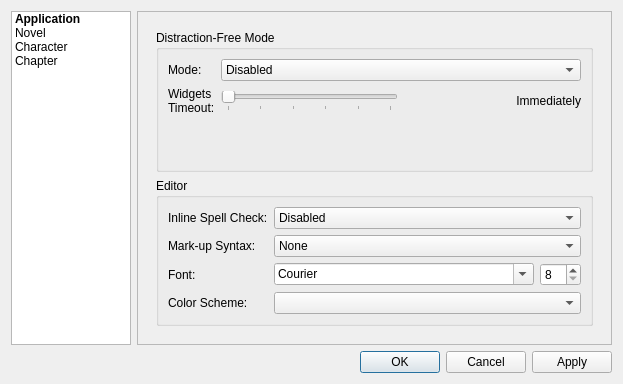
<?xml version="1.0" encoding="UTF-8"?>
<ui version="4.0">
 <class>PreferencesDialog</class>
 <widget class="QDialog" name="PreferencesDialog">
  <property name="geometry">
   <rect>
    <x>0</x>
    <y>0</y>
    <width>623</width>
    <height>384</height>
   </rect>
  </property>
  <property name="windowTitle">
   <string>Dialog</string>
  </property>
  <layout class="QVBoxLayout" name="verticalLayout">
   <item>
    <layout class="QGridLayout" name="gridLayout">
     <item row="1" column="1">
      <widget class="QDialogButtonBox" name="preferencesButtonBox">
       <property name="orientation">
        <enum>Qt::Horizontal</enum>
       </property>
       <property name="standardButtons">
        <set>QDialogButtonBox::Apply|QDialogButtonBox::Cancel|QDialogButtonBox::Ok</set>
       </property>
      </widget>
     </item>
     <item row="0" column="0">
      <widget class="QListWidget" name="listWidget">
       <property name="sizePolicy">
        <sizepolicy hsizetype="Maximum" vsizetype="Expanding">
         <horstretch>0</horstretch>
         <verstretch>0</verstretch>
        </sizepolicy>
       </property>
       <property name="maximumSize">
        <size>
         <width>120</width>
         <height>16777215</height>
        </size>
       </property>
       <item>
        <property name="text">
         <string>Application</string>
        </property>
        <property name="font">
         <font>
          <weight>75</weight>
          <bold>true</bold>
         </font>
        </property>
        <property name="flags">
         <set>ItemIsSelectable|ItemIsUserCheckable|ItemIsEnabled</set>
        </property>
       </item>
       <item>
        <property name="text">
         <string>Novel</string>
        </property>
        <property name="flags">
         <set>ItemIsSelectable|ItemIsUserCheckable|ItemIsEnabled</set>
        </property>
       </item>
       <item>
        <property name="text">
         <string>Character</string>
        </property>
        <property name="flags">
         <set>ItemIsSelectable|ItemIsUserCheckable|ItemIsEnabled</set>
        </property>
       </item>
       <item>
        <property name="text">
         <string>Chapter</string>
        </property>
       </item>
      </widget>
     </item>
     <item row="0" column="1">
      <widget class="QScrollArea" name="scrollArea">
       <property name="widgetResizable">
        <bool>true</bool>
       </property>
       <widget class="QWidget" name="scrollAreaWidgetContents">
        <property name="geometry">
         <rect>
          <x>0</x>
          <y>0</y>
          <width>475</width>
          <height>329</height>
         </rect>
        </property>
        <layout class="QVBoxLayout" name="verticalLayout_7">
         <item>
          <widget class="QStackedWidget" name="stackedWidget">
           <property name="currentIndex">
            <number>3</number>
           </property>
           <widget class="QWidget" name="page_Application">
            <layout class="QVBoxLayout" name="verticalLayout_4">
             <item>
              <widget class="QGroupBox" name="groupBox">
               <property name="title">
                <string>Loading &amp;&amp; Saving</string>
               </property>
               <layout class="QVBoxLayout" name="verticalLayout_8">
                <item>
                 <layout class="QFormLayout" name="formLayout_3">
                  <item row="2" column="0" colspan="2">
                   <widget class="QCheckBox" name="openLastProject">
                    <property name="text">
                     <string>Open last project when application loads.</string>
                    </property>
                   </widget>
                  </item>
                  <item row="1" column="0" colspan="2">
                   <layout class="QFormLayout" name="formLayout_4">
                    <item row="1" column="1">
                     <layout class="QHBoxLayout" name="horizontalLayout_4">
                      <item>
                       <widget class="QLineEdit" name="defaultProjectDirectory">
                        <property name="readOnly">
                         <bool>true</bool>
                        </property>
                       </widget>
                      </item>
                      <item>
                       <widget class="QPushButton" name="chooseDefaultProjectDirectory">
                        <property name="text">
                         <string>Choose...</string>
                        </property>
                       </widget>
                      </item>
                     </layout>
                    </item>
                   </layout>
                  </item>
                  <item row="0" column="0" colspan="2">
                   <widget class="QLabel" name="label_7">
                    <property name="text">
                     <string>Default Project Directory</string>
                    </property>
                   </widget>
                  </item>
                 </layout>
                </item>
               </layout>
              </widget>
             </item>
            </layout>
           </widget>
           <widget class="QWidget" name="page_Novel_2"/>
           <widget class="QWidget" name="page_character_2">
            <layout class="QHBoxLayout" name="horizontalLayout_6">
             <item>
              <layout class="QFormLayout" name="formLayout_2">
               <item row="0" column="0" colspan="2">
                <widget class="QLabel" name="label_4">
                 <property name="text">
                  <string>Default Headshot Directory</string>
                 </property>
                </widget>
               </item>
               <item row="1" column="0" colspan="2">
                <layout class="QHBoxLayout" name="horizontalLayout_5">
                 <item>
                  <widget class="QLineEdit" name="lineEdit">
                   <property name="sizePolicy">
                    <sizepolicy hsizetype="Minimum" vsizetype="Fixed">
                     <horstretch>0</horstretch>
                     <verstretch>0</verstretch>
                    </sizepolicy>
                   </property>
                  </widget>
                 </item>
                 <item>
                  <widget class="QPushButton" name="setDefaultHeadshotDirectory">
                   <property name="sizePolicy">
                    <sizepolicy hsizetype="Maximum" vsizetype="Fixed">
                     <horstretch>0</horstretch>
                     <verstretch>0</verstretch>
                    </sizepolicy>
                   </property>
                   <property name="text">
                    <string>PushButton</string>
                   </property>
                  </widget>
                 </item>
                </layout>
               </item>
              </layout>
             </item>
            </layout>
           </widget>
           <widget class="QWidget" name="page_Chapter">
            <layout class="QVBoxLayout" name="verticalLayout_2">
             <item>
              <layout class="QVBoxLayout" name="verticalLayout_3">
               <item>
                <widget class="QGroupBox" name="groupBox_2">
                 <property name="title">
                  <string>Distraction-Free Mode</string>
                 </property>
                 <layout class="QVBoxLayout" name="verticalLayout_5">
                  <item>
                   <layout class="QFormLayout" name="formLayout">
                    <item row="0" column="0">
                     <widget class="QLabel" name="label">
                      <property name="text">
                       <string>Mode:</string>
                      </property>
                     </widget>
                    </item>
                    <item row="0" column="1">
                     <widget class="QComboBox" name="distractionFreeMode">
                      <item>
                       <property name="text">
                        <string>Disabled</string>
                       </property>
                      </item>
                      <item>
                       <property name="text">
                        <string>Windowed</string>
                       </property>
                      </item>
                      <item>
                       <property name="text">
                        <string>Full-Screen</string>
                       </property>
                      </item>
                     </widget>
                    </item>
                    <item row="1" column="0">
                     <widget class="QLabel" name="label_2">
                      <property name="text">
                       <string>Widgets
Timeout:</string>
                      </property>
                     </widget>
                    </item>
                    <item row="1" column="1">
                     <layout class="QHBoxLayout" name="horizontalLayout">
                      <item>
                       <widget class="QSlider" name="widgetTimeout">
                        <property name="sizePolicy">
                         <sizepolicy hsizetype="Expanding" vsizetype="Fixed">
                          <horstretch>0</horstretch>
                          <verstretch>0</verstretch>
                         </sizepolicy>
                        </property>
                        <property name="maximum">
                         <number>5</number>
                        </property>
                        <property name="orientation">
                         <enum>Qt::Horizontal</enum>
                        </property>
                        <property name="invertedAppearance">
                         <bool>false</bool>
                        </property>
                        <property name="tickPosition">
                         <enum>QSlider::TicksBelow</enum>
                        </property>
                       </widget>
                      </item>
                      <item>
                       <widget class="QLabel" name="widgetTimeoutValue">
                        <property name="sizePolicy">
                         <sizepolicy hsizetype="Expanding" vsizetype="Preferred">
                          <horstretch>0</horstretch>
                          <verstretch>0</verstretch>
                         </sizepolicy>
                        </property>
                        <property name="maximumSize">
                         <size>
                          <width>200</width>
                          <height>16777215</height>
                         </size>
                        </property>
                        <property name="text">
                         <string>Immediately</string>
                        </property>
                        <property name="alignment">
                         <set>Qt::AlignRight|Qt::AlignTrailing|Qt::AlignVCenter</set>
                        </property>
                        <property name="wordWrap">
                         <bool>true</bool>
                        </property>
                       </widget>
                      </item>
                     </layout>
                    </item>
                   </layout>
                  </item>
                 </layout>
                </widget>
               </item>
              </layout>
             </item>
             <item>
              <widget class="QGroupBox" name="groupBox_3">
               <property name="title">
                <string>Editor</string>
               </property>
               <layout class="QHBoxLayout" name="horizontalLayout_3">
                <item>
                 <layout class="QFormLayout" name="formLayout_5">
                  <item row="0" column="0">
                   <widget class="QLabel" name="label_8">
                    <property name="text">
                     <string>Inline Spell Check:</string>
                    </property>
                   </widget>
                  </item>
                  <item row="0" column="1">
                   <widget class="QComboBox" name="editorSpellCheck">
                    <item>
                     <property name="text">
                      <string>Disabled</string>
                     </property>
                    </item>
                    <item>
                     <property name="text">
                      <string>Only When Distraction Mode Enabled</string>
                     </property>
                    </item>
                    <item>
                     <property name="text">
                      <string>Always</string>
                     </property>
                    </item>
                   </widget>
                  </item>
                  <item row="1" column="0">
                   <widget class="QLabel" name="label_3">
                    <property name="text">
                     <string>Mark-up Syntax:</string>
                    </property>
                   </widget>
                  </item>
                  <item row="1" column="1">
                   <widget class="QComboBox" name="editorSyntax">
                    <item>
                     <property name="text">
                      <string>None</string>
                     </property>
                    </item>
                    <item>
                     <property name="text">
                      <string>MarkDown</string>
                     </property>
                    </item>
                    <item>
                     <property name="text">
                      <string>ReStructuredText</string>
                     </property>
                    </item>
                   </widget>
                  </item>
                  <item row="2" column="0">
                   <widget class="QLabel" name="label_5">
                    <property name="text">
                     <string>Font:</string>
                    </property>
                   </widget>
                  </item>
                  <item row="2" column="1">
                   <layout class="QHBoxLayout" name="horizontalLayout_2">
                    <item>
                     <widget class="QFontComboBox" name="editorFont">
                      <property name="fontFilters">
                       <set>QFontComboBox::MonospacedFonts</set>
                      </property>
                     </widget>
                    </item>
                    <item>
                     <widget class="QSpinBox" name="editorFontSize">
                      <property name="sizePolicy">
                       <sizepolicy hsizetype="Maximum" vsizetype="Fixed">
                        <horstretch>0</horstretch>
                        <verstretch>0</verstretch>
                       </sizepolicy>
                      </property>
                      <property name="minimum">
                       <number>8</number>
                      </property>
                      <property name="maximum">
                       <number>75</number>
                      </property>
                     </widget>
                    </item>
                   </layout>
                  </item>
                  <item row="3" column="0">
                   <widget class="QLabel" name="label_6">
                    <property name="text">
                     <string>Color Scheme:</string>
                    </property>
                   </widget>
                  </item>
                  <item row="3" column="1">
                   <widget class="QComboBox" name="editorColorScheme"/>
                  </item>
                 </layout>
                </item>
               </layout>
              </widget>
             </item>
            </layout>
           </widget>
          </widget>
         </item>
        </layout>
       </widget>
      </widget>
     </item>
    </layout>
   </item>
  </layout>
 </widget>
 <resources/>
 <connections>
  <connection>
   <sender>preferencesButtonBox</sender>
   <signal>accepted()</signal>
   <receiver>PreferencesDialog</receiver>
   <slot>accept()</slot>
   <hints>
    <hint type="sourcelabel">
     <x>492</x>
     <y>328</y>
    </hint>
    <hint type="destinationlabel">
     <x>157</x>
     <y>274</y>
    </hint>
   </hints>
  </connection>
  <connection>
   <sender>preferencesButtonBox</sender>
   <signal>rejected()</signal>
   <receiver>PreferencesDialog</receiver>
   <slot>reject()</slot>
   <hints>
    <hint type="sourcelabel">
     <x>530</x>
     <y>334</y>
    </hint>
    <hint type="destinationlabel">
     <x>286</x>
     <y>274</y>
    </hint>
   </hints>
  </connection>
  <connection>
   <sender>listWidget</sender>
   <signal>currentRowChanged(int)</signal>
   <receiver>stackedWidget</receiver>
   <slot>setCurrentIndex(int)</slot>
   <hints>
    <hint type="sourcelabel">
     <x>38</x>
     <y>126</y>
    </hint>
    <hint type="destinationlabel">
     <x>384</x>
     <y>78</y>
    </hint>
   </hints>
  </connection>
 </connections>
</ui>
